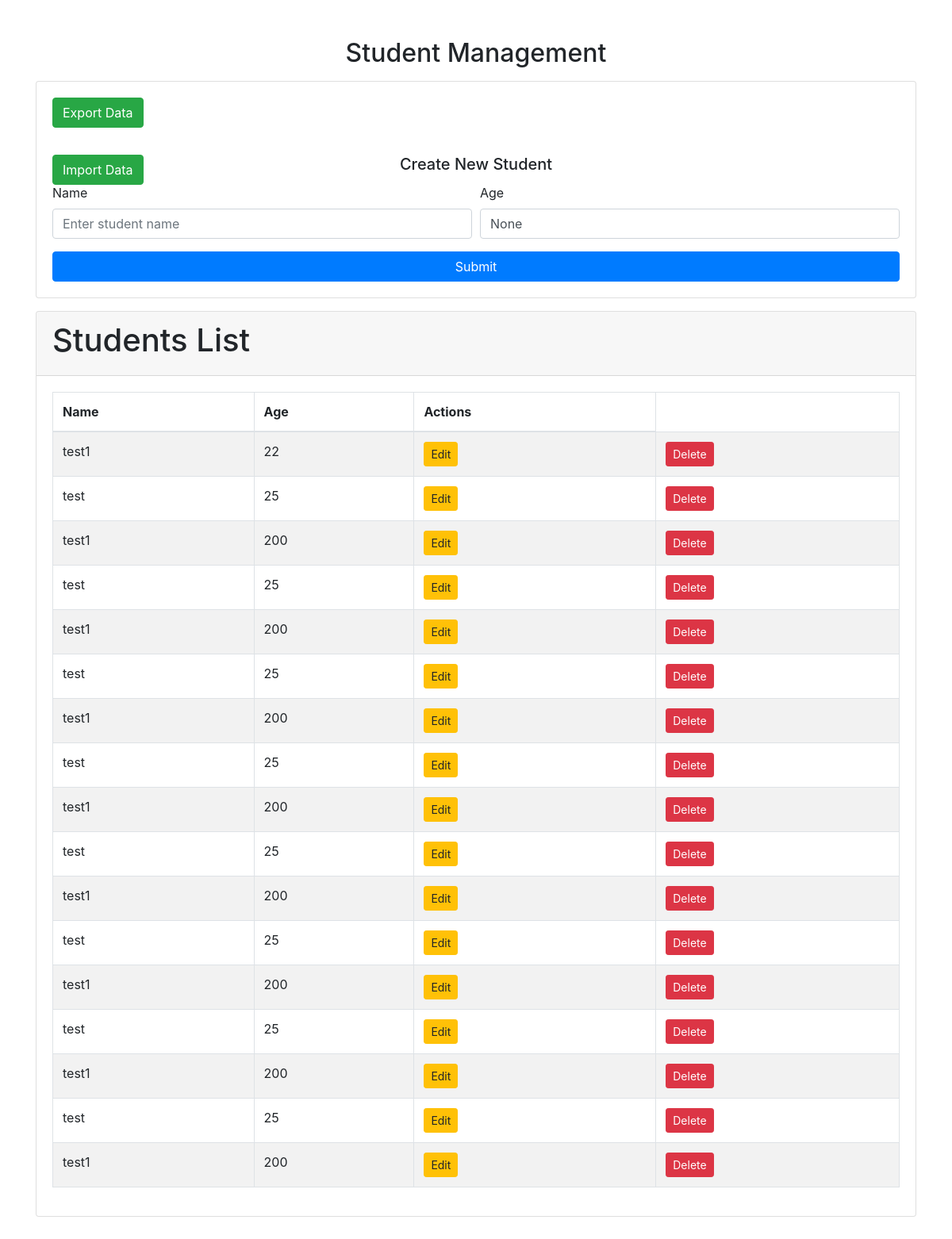
The app's page /, older data.
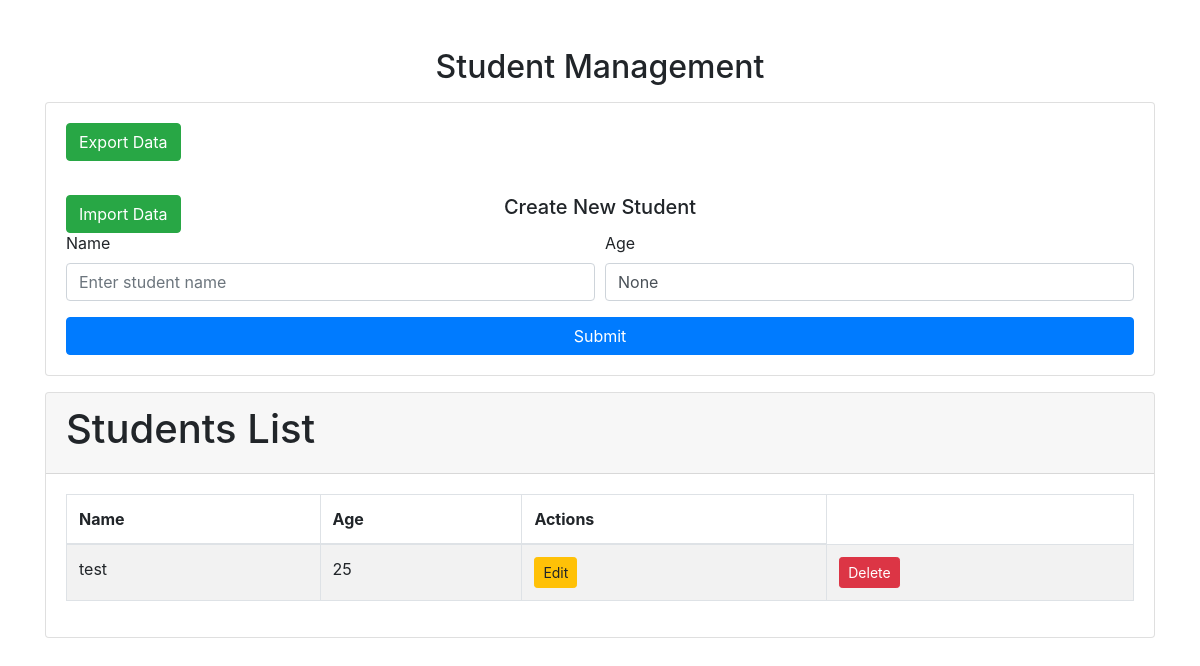
The same page, newer data.
### myapp/models.py (models this page shows)
class Student(models.Model):
    name = models.CharField(max_length=100)
    age = models.IntegerField()
    created_at = models.DateTimeField(auto_now_add=True)
    updated_at = models.DateTimeField(auto_now=True)
    email = models.EmailField(blank=True)

### myapp/views.py (the view, shortened to what this page needs)
# urls.py: path('', views.home, name="home"),
def home(request, id=None): # default arguments
    if id:
        student_update = get_object_or_404(Student, id=id)
        form = StudentForms(request.POST or None,instance=student_update) # takes info or empty info and supply to  form as post request
    else:
        form = StudentForms(request.POST or None)    # if no need to update. will take create form
    students = Student.objects.all()
    context ={
        'students' : students ,
        'form' : form
    }
    return render(request, "home.html", context = context)

### myapp/forms.py
class StudentForms(forms.ModelForm):
    class Meta:
        model = Student
        fields = ('name', 'age')

### templates/home.html (shortened to what this page needs)
<!DOCTYPE html>
<html lang="en">
<head>
    <link rel="stylesheet" href="https://stackpath.bootstrapcdn.com/bootstrap/4.5.2/css/bootstrap.min.css">
</head>
<body>
    <div class="container my-5">
        <h2 class="text-center">Student Management</h2>
        <div class="card mt-3">
            <div class="card-body">
                    <a href="{% url 'export_data' %}" class="btn btn-success position-absolute start-0">Export Data</a><br><br><br>
                    <a href="{% url 'import_data' %}" class="btn btn-success position-absolute start-0">Import Data</a>
                <h5 class="card-title text-center">
                    {% if student.id %}
                        Update Student
                    {% else %}
                        Create New Student
                    {% endif %}
                </h5>
                <form method="POST">
                    <div class="form-row">
                        <div class="form-group col-md-6">
                            <label for="name">Name</label>
                            <input type="text" class="form-control" id="name" name="name"
                                   placeholder="Enter student name" value="{{ form.name.value|default:'' }}">
                        </div>
                        <div class="form-group col-md-6">
                            <label for="age">Age</label>
                            <input type class="form-control" id="age" name="age"
                                   value="{{ form.age.value }}">
                        </div>
                    </div>
                    <button type="submit" class="btn btn-primary btn-block">Submit</button>
                </form>
            </div>
        </div>
        <div class="card mt-3">
            <div class="card-header">
                <h1>Students List</h1>
            </div>
            <div class="card-body">
                <table class="table table-striped table-bordered">
                    <thead>
                        <tr>
                            <th>Name</th>
                            <th>Age</th>
                            <th>Actions</th>
                        </tr>
                    </thead>
                    <tbody>
                        {% for student in students %}
                        <tr>
                            <td>{{ student.name }}</td>
                            <td>{{ student.age }}</td>
                            <td><a href="{% url 'update_student' student.id %}" class="btn btn-warning btn-sm">Edit</a></td>
                            <td><button type="button" class="btn btn-danger btn-sm" onclick="showDeleteModal({{ student.id }})">Delete</button></td>
                        </tr>
                        {% endfor %}
                    </tbody>
                </table>
            </div>
        </div>
    </div>
</body>
</html>

Row changes from the older to the newer data that the page shows:
removed Student: name "test1", age "22"
removed Student: name "test1", age "200"
removed Student: name "test", age "25"
removed Student: name "test1", age "200"
removed Student: name "test", age "25"
removed Student: name "test1", age "200"
removed Student: name "test", age "25"
removed Student: name "test1", age "200"
removed Student: name "test", age "25"
removed Student: name "test1", age "200"
removed Student: name "test", age "25"
removed Student: name "test1", age "200"
removed Student: name "test", age "25"
removed Student: name "test1", age "200"
removed Student: name "test", age "25"
removed Student: name "test1", age "200"
